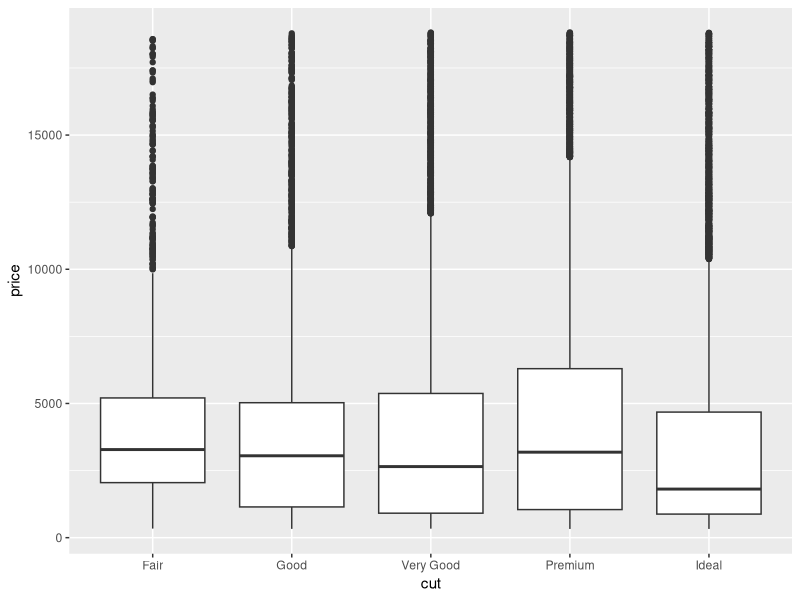
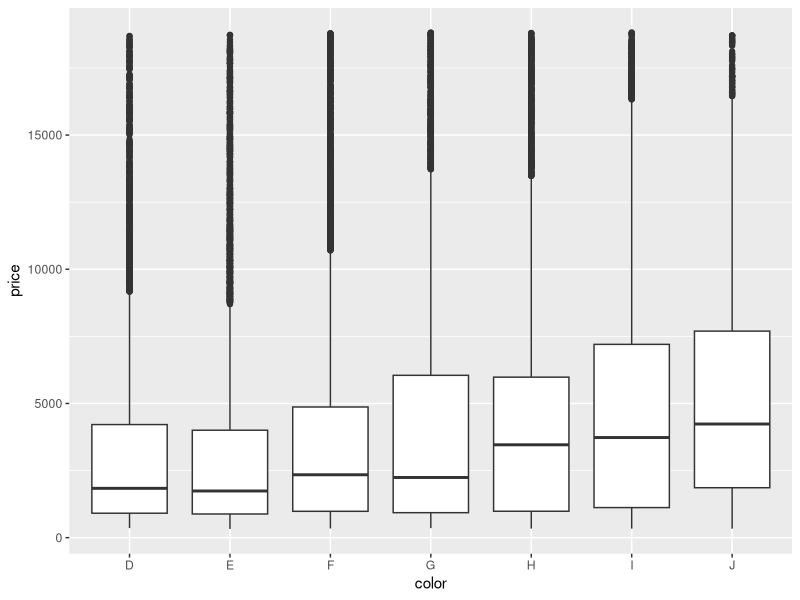
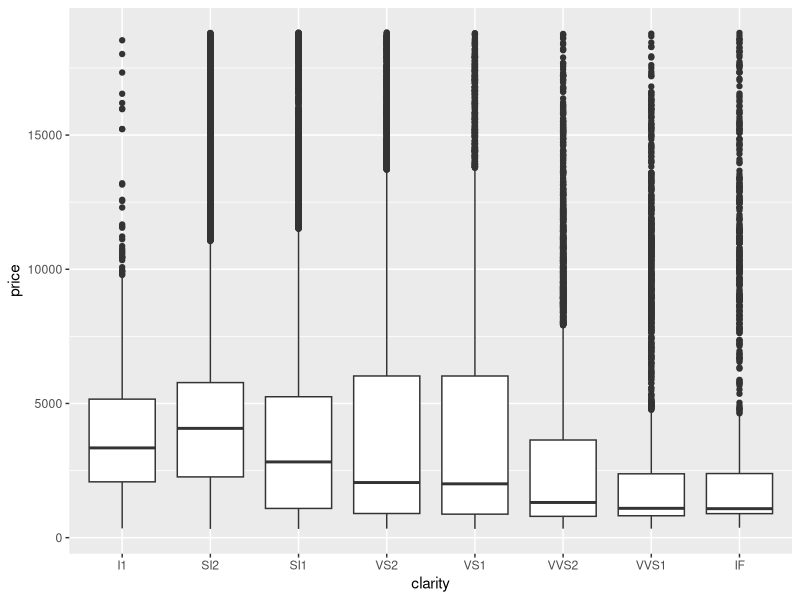
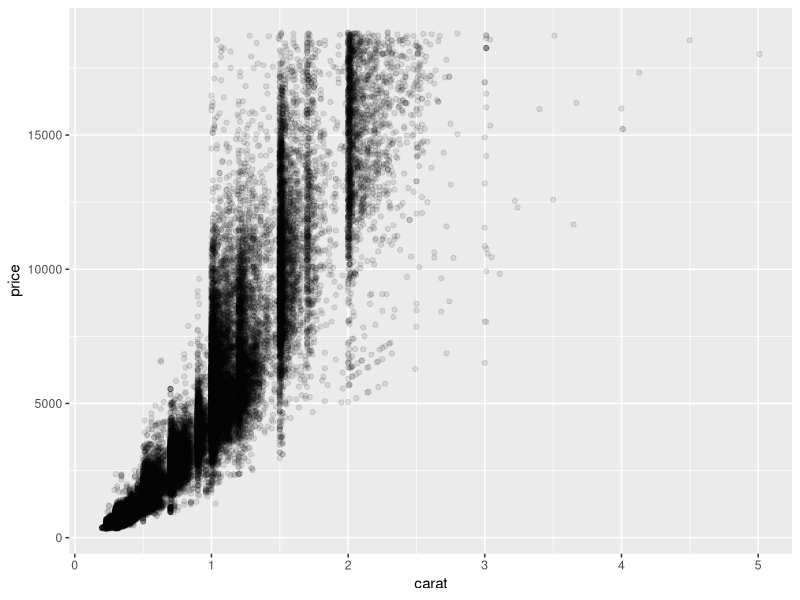
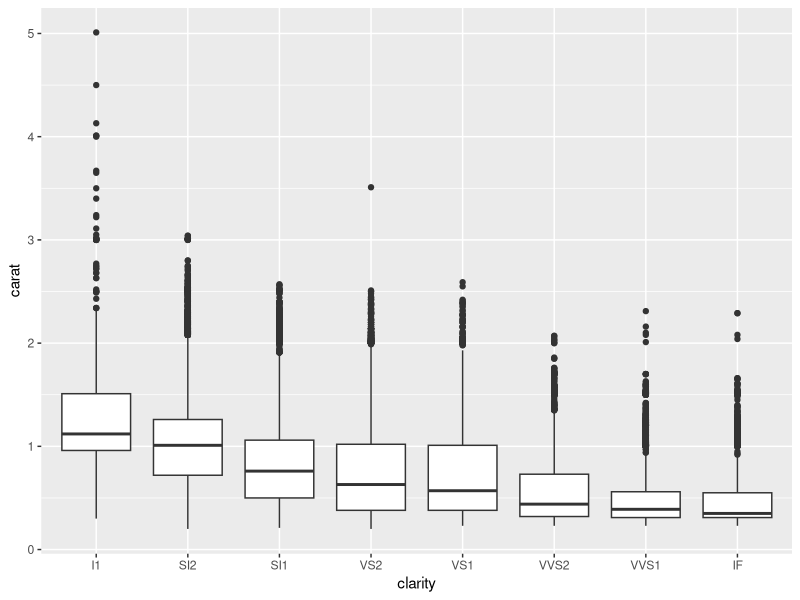
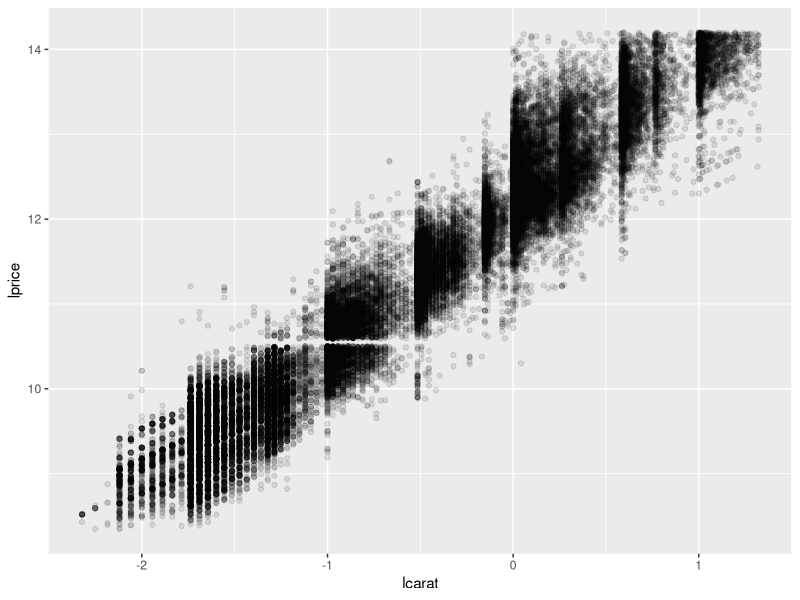
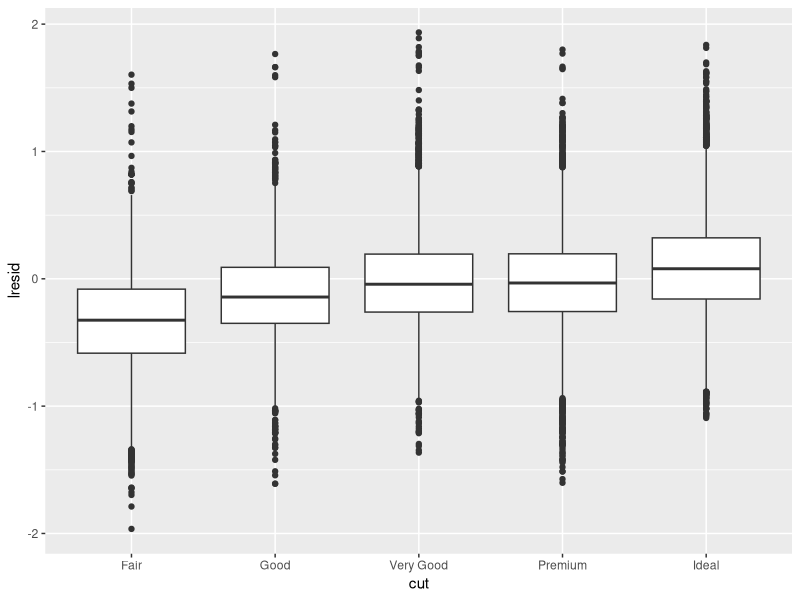
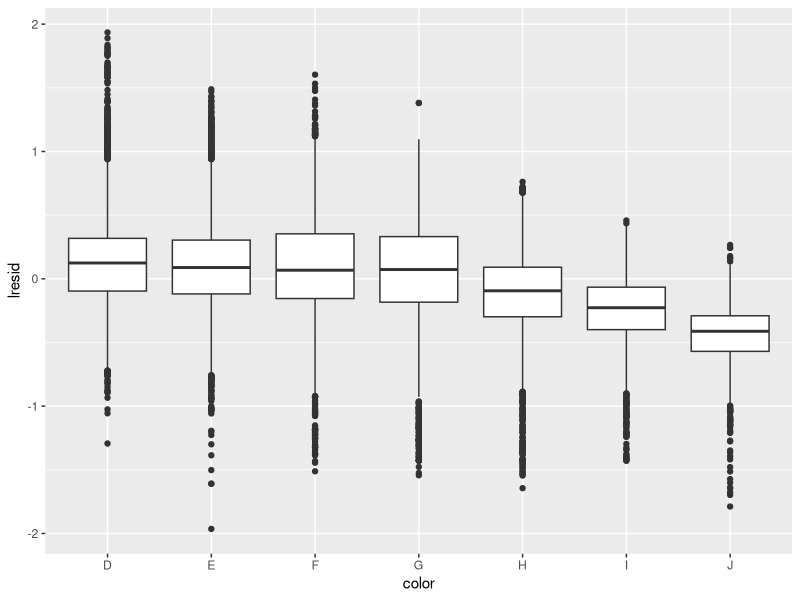

R code for these plots, in order:
## ---- chunk 1
# cache results
knitr::opts_chunk$set(cache=TRUE, message=FALSE)
## ---- chunk 2
library(tidyverse)
library(modelr) 

ggplot(diamonds, aes(cut, price)) + geom_boxplot()
ggplot(diamonds, aes(color, price)) + geom_boxplot()
ggplot(diamonds, aes(clarity, price)) + geom_boxplot()
## ---- chunk 3
ggplot(diamonds, aes(carat, price)) + geom_point(alpha = 0.1)
## ---- chunk 4
ggplot(diamonds, aes(clarity, carat)) + geom_boxplot()
## ---- chunk 5
diamonds2 <- diamonds %>%
  filter(carat <= 2.5) %>%                  
  mutate(lprice = log2(price),
         lcarat = log2(carat))

ggplot(diamonds2, aes(lcarat, lprice)) + geom_point(alpha = 0.1)
## ---- chunk 6
mod_carat <- lm(lprice ~ lcarat, data = diamonds2)

diamonds2 <- diamonds2 %>%
  add_residuals(mod_carat, "lresid")
mod_carat
## ---- chunk 7
ggplot(diamonds2, aes(cut, lresid)) + geom_boxplot()
ggplot(diamonds2, aes(color, lresid)) + geom_boxplot()
ggplot(diamonds2, aes(clarity, lresid)) + geom_boxplot()
